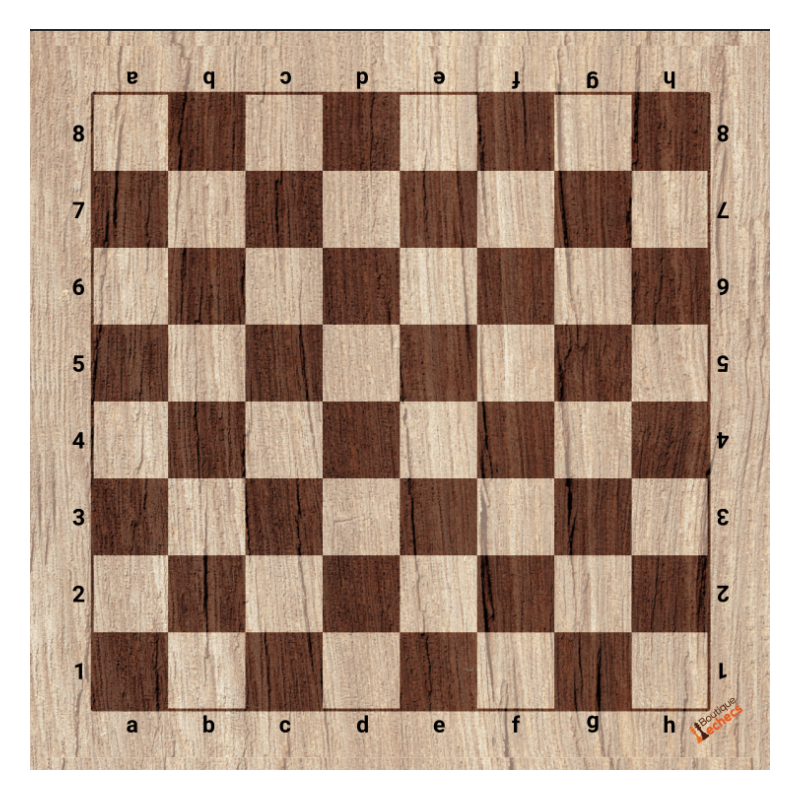
#> input picture Chessboard positions detection/echiquier-souple-taille-5.jpg, 800 x 800 px
$ python 'position detection.py'
#> lines starting #> are read from the running program, lines starting #| are printed output that depends on the picture; after the words box and inside, x2 and y2 are one past the last pixel; in counts of white or black regions, pixels touching at a corner belong together
import cv2
import numpy as np

# Charger l'image
image = cv2.imread("echiquier-souple-taille-5.jpg")
#> image is the input picture: shape (800, 800, 3); mean B, G, R 134.4, 152, 176.3

# Conversion en niveaux de gris
gray = cv2.cvtColor(image, cv2.COLOR_BGR2GRAY)
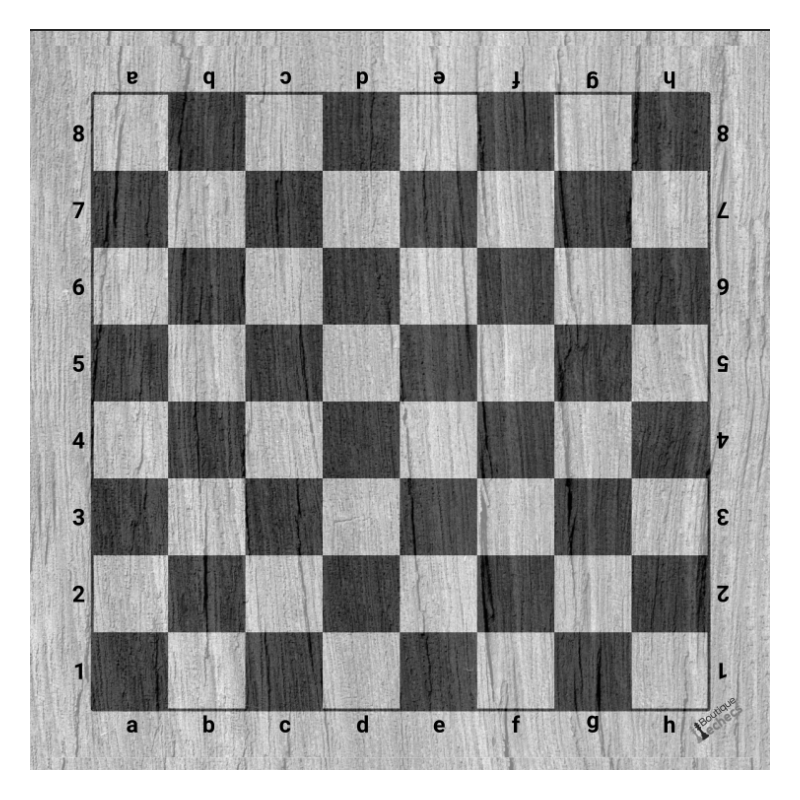
#> gray: shape (800, 800); min 0, max 255, mean 157.3

# Appliquer un flou gaussien
blurred = cv2.GaussianBlur(gray, (5, 5), 0)

# Détection des bords avec Canny
edges = cv2.Canny(blurred, 50, 150)
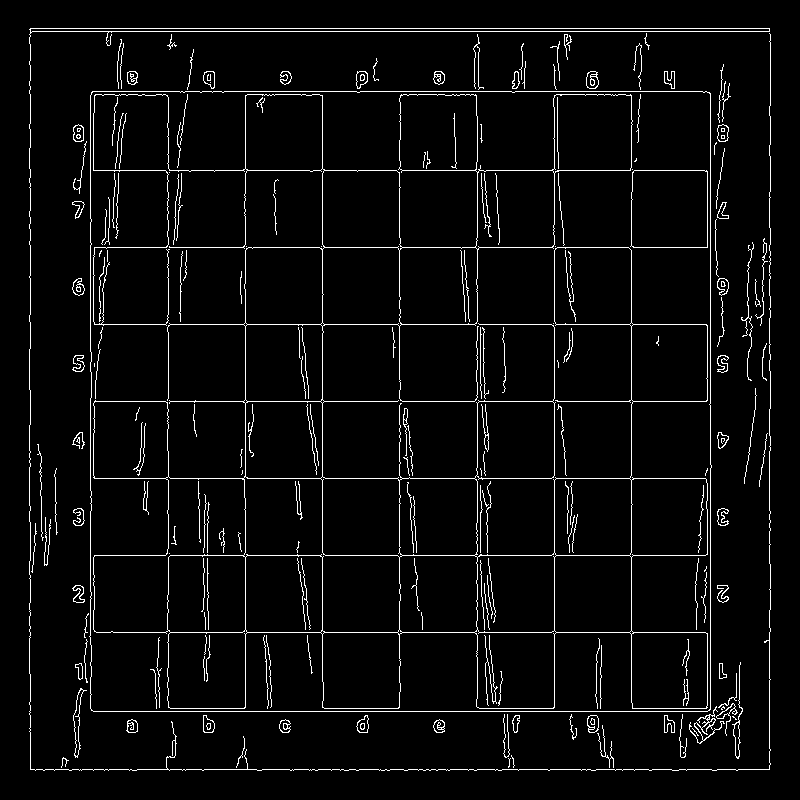
#> edges: shape (800, 800); 4.3% white in thin lines or dots, all inside (x1, y1, x2, y2) = (29, 28, 771, 771)

# Détection des contours
contours, _ = cv2.findContours(edges, cv2.RETR_TREE, cv2.CHAIN_APPROX_SIMPLE)
#> contours = 317 contours, 209 with area under 20; largest, box (x1, y1, x2, y2) and area: (89, 91, 712, 712) 384280, (89, 91, 712, 712) 384275, (93, 94, 708, 709) 182840, (243, 476, 401, 633) 11896, (93, 476, 246, 633) 11628

# Trouver le plus grand rectangle
max_area = 0
best_contour = None

for contour in contours:
    area = cv2.contourArea(contour)
    if area > max_area:
        # Approximer le contour pour le simplifier
        perimeter = cv2.arcLength(contour, True)
        approx = cv2.approxPolyDP(contour, 0.02 * perimeter, True)

        # Vérifier si le contour est un rectangle
        if len(approx) == 4:  # Doit avoir 4 sommets
            max_area = area
            best_contour = approx
#> this loop made 317 passes
#> (area, perimeter, max_area, best_contour) on passes 52, 111: (156.5, 216.8, 156.5, [[740, 662], [742, 710], [732, 724], [737, 758]]), (384280, 2494.4, 384280, [[92, 91], [91, 710], [709, 710], [710, 93]])
#> (area, perimeter) on passes 7, 11, 12, 14, 15, 16: (114.5, 43.21), (84, 63.94), (106, 49.46), (75, 54.28), (117.5, 42.73), (105, 78.77)
#> after the loop, max_area = 384280; perimeter = 2494.4

# Si un rectangle a été trouvé
if best_contour is not None:
    cv2.drawContours(image, [best_contour], -1, (0, 255, 0), 2)
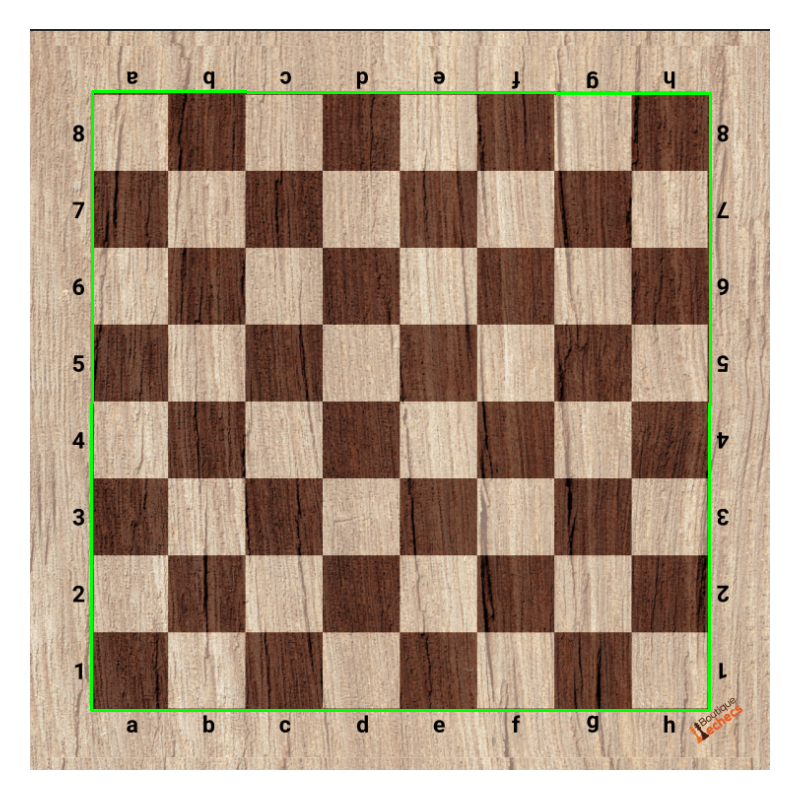
#> image: shape (800, 800, 3); 1.16% of pixels changed, all inside (x1, y1, x2, y2) = (90, 90, 712, 712)

    # Obtenir les coordonnées des coins
    pts = best_contour.reshape(4, 2)
#> pts = [[92, 91], [91, 710], [709, 710], [710, 93]]
    pts = np.array(pts, dtype='float32')

    # Définir les points de destination pour la transformation de perspective
    width, height = 400, 400  # Dimensions souhaitées pour l'échiquier
    dst_pts = np.array([[0, 0], [width, 0], [width, height], [0, height]], dtype='float32')

    # Calculer la matrice de transformation
    matrix = cv2.getPerspectiveTransform(pts, dst_pts)
#> matrix = [[-0.00209, 0.646, -58.58], [0.645, 0.00104, -59.42], [-5.23e-06, -1.69e-08, 1]]

    # Appliquer la transformation de perspective
    warped = cv2.warpPerspective(image, matrix, (width, height))
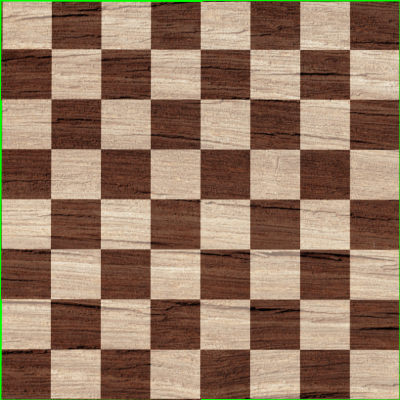
#> warped: shape (400, 400, 3); mean B, G, R 98, 119.5, 147.2

    # Diviser l'image redressée en 64 cases
    case_width = width // 8
    case_height = height // 8

    for i in range(8):
        for j in range(8):
            # Calculer les coordonnées de la case
            x1 = j * case_width
            y1 = i * case_height
            x2 = (j + 1) * case_width
            y2 = (i + 1) * case_height

            # Déterminer si la case est noire (en vérifiant la moyenne des pixels)
            roi = warped[y1:y2, x1:x2]
            mean_color = cv2.mean(roi)[:3]  # Récupérer la couleur moyenne (B, G, R)

            # Colorer les cases noires en vert
            if mean_color[0] < 100 and mean_color[1] < 100 and mean_color[2] < 100:  # Vérifie si c'est sombre
                warped[y1:y2, x1:x2] = (0, 255, 0)  # Remplacer par du vert
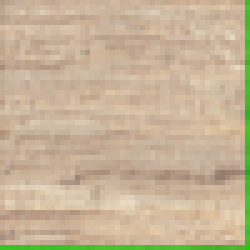
#> roi: shape (50, 50, 3) (shown 5 times larger); mean B, G, R 151.7, 180.3, 198.7
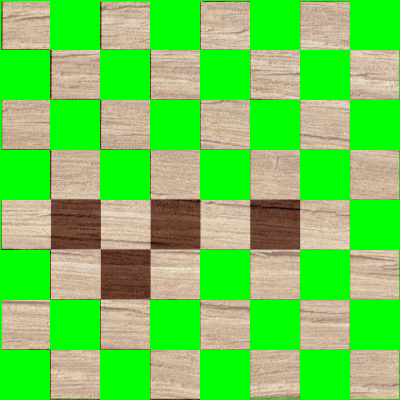
#> warped: shape (400, 400, 3); mean B, G, R 80.1, 205.6, 107

    # Afficher l'image redressée avec les cases colorées
    cv2.imshow("Warped Chessboard with Colored Squares", warped)
else:
    print("Aucun rectangle n'a été trouvé.")

# Afficher l'image d'origine avec le contour détecté
cv2.imshow("Detected Rectangle", image)
cv2.waitKey(0)
cv2.destroyAllWindows()

$ run again, with Chessboard positions detection/WhatsApp Image 2024-10-16 at 9.46.07 PM.jpeg copied over Chessboard positions detection/echiquier-souple-taille-5.jpg
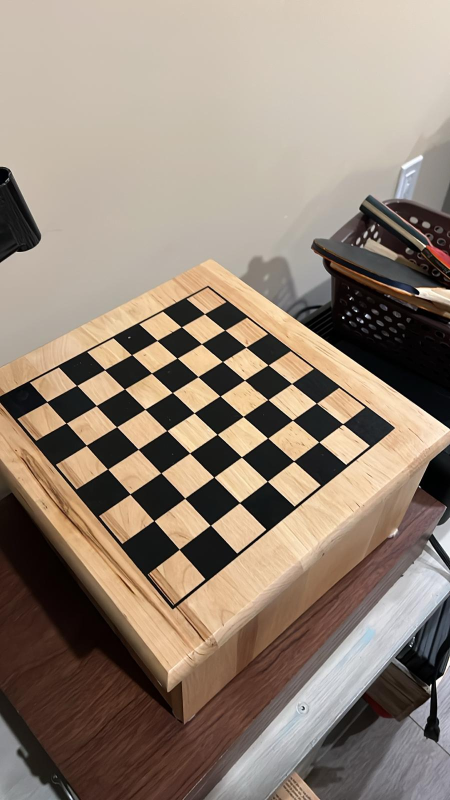
#> input picture Chessboard positions detection/WhatsApp Image 2024-10-16 at 9.46.07 PM.jpeg, 900 x 1600 px (shown at 1/2 size)
#> image is the input picture: shape (1600, 900, 3); mean B, G, R 117.3, 131.6, 147.1
#> `edges = cv2.Canny(blurred, 50, 150)`:
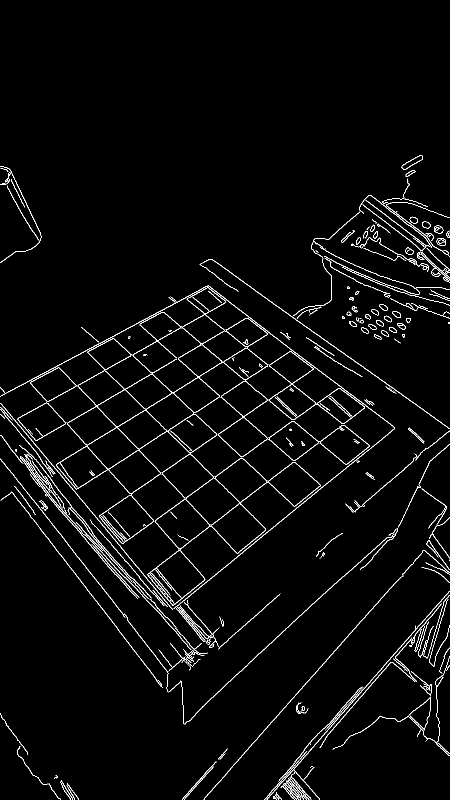
#> edges: shape (1600, 900) (shown at 1/2 size); 2.8% white in thin lines or dots, all inside (x1, y1, x2, y2) = (0, 310, 900, 1600)
#> contours = 367 contours, 158 with area under 20; largest, box (x1, y1, x2, y2) and area: (112, 624, 642, 1212) 66076, (435, 636, 537, 914) 13250, (536, 842, 739, 930) 8336, (133, 741, 250, 891) 7570, (538, 769, 730, 848) 7134
#> the loop `for contour in contours:` made 367 passes
#> (area, perimeter, max_area, best_contour) on passes 6, 17, 46, 82, 130: (32.5, 160.6, 32.5, [[134, 1567], [149, 1599], [135, 1568], [157, 1599]]), (57, 216, 57, [[578, 1555], [585, 1568], [572, 1562], [612, 1599]]), (174.5, 590.5, 174.5, [[830, 1363], [781, 1324], [639, 1495], [782, 1324]]), (465.5, 1517.1, 465.5, [[899, 1145], [846, 1100], [407, 1598], [847, 1100]]), (4053, 263.8, 4053, [[584, 842], [636, 883], [589, 921], [538, 878]])
#> after the loop `for contour in contours:`: max_area = 5645; perimeter = 307
#> image: shape (1600, 900, 3); 0.07% of pixels changed, all inside (x1, y1, x2, y2) = (309, 997, 421, 1099)
#> pts = [[369, 998], [419, 1052], [358, 1097], [310, 1042]]
#> matrix = [[5.45, 7.3, -9297], [-6.46, 5.98, -3584.6], [0.000475, 0.000444, 1]]
#> after the loop `for i in range(8):`:
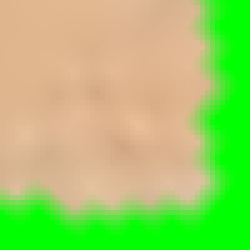
#> roi: shape (50, 50, 3) (shown 5 times larger); mean B, G, R 103, 203.5, 157.1
